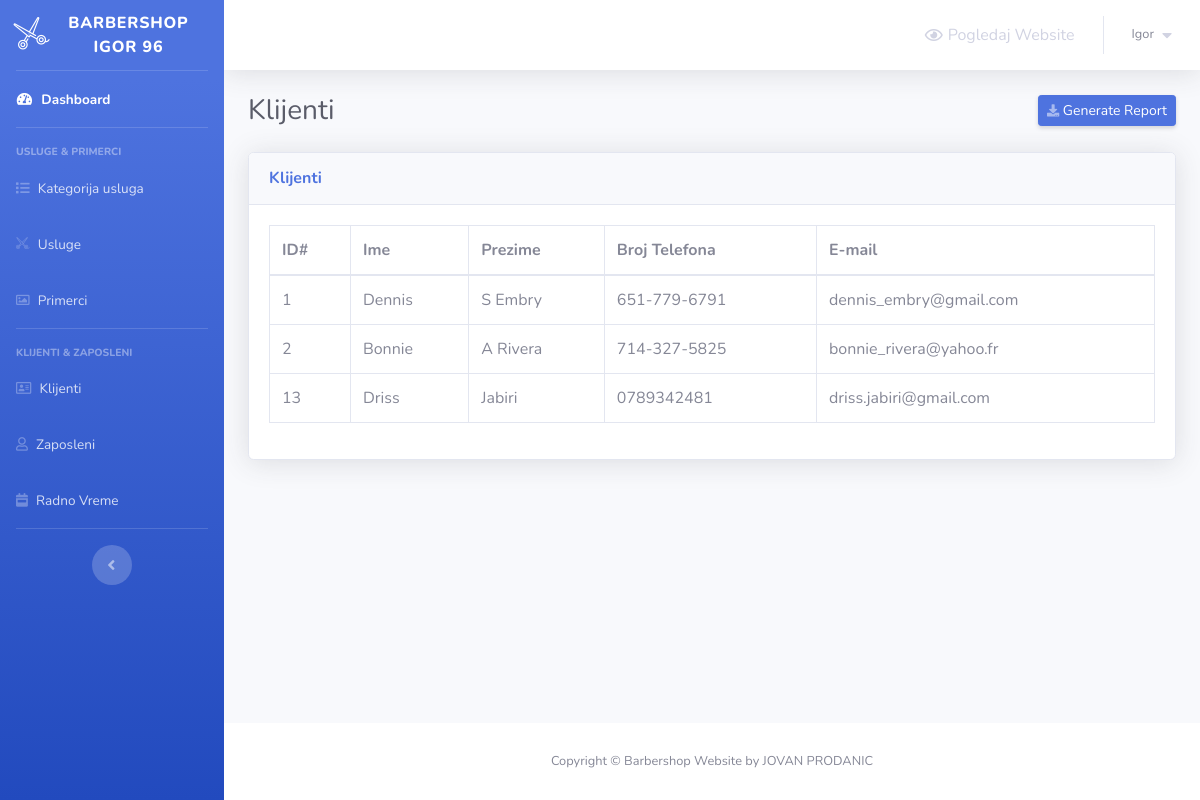
Screenshot of /barber-admin/clients.php (signed in) with the database file from the repository.
### tables this page shows
CREATE TABLE `clients` (
  `client_id` int(5) NOT NULL,
  `first_name` varchar(30) NOT NULL,
  `last_name` varchar(30) NOT NULL,
  `phone_number` varchar(30) NOT NULL,
  `client_email` varchar(50) NOT NULL
);

### barber-admin/clients.php (the view, shortened to what this page needs)
<?php
    include 'connect.php';
    include 'Includes/templates/header.php';
    if(isset($_SESSION['username_barbershop_Xw211qAAsq4']) && isset($_SESSION['password_barbershop_Xw211qAAsq4']))
    {
?>
        <div class="container-fluid">
            <div class="d-sm-flex align-items-center justify-content-between mb-4">
                <h1 class="h3 mb-0 text-gray-800">Klijenti</h1>
                <a href="#" class="d-none d-sm-inline-block btn btn-sm btn-primary shadow-sm">
                    <i class="fas fa-download fa-sm text-white-50"></i>
                    Generate Report
                </a>
            </div>
            <?php
                $stmt = $con->prepare("SELECT * FROM clients");
                $stmt->execute();
                $rows_clients = $stmt->fetchAll();
            ?>
            <div class="card shadow mb-4">
                <div class="card-header py-3">
                    <h6 class="m-0 font-weight-bold text-primary">Klijenti</h6>
                </div>
                <div class="card-body">
                    <div class="table-responsive">
                        <table class="table table-bordered">
                            <thead>
                                <tr>
                                    <th scope="col">ID#</th>
                                    <th scope="col">Ime</th>
                                    <th scope="col">Prezime</th>
                                    <th scope="col">Broj Telefona</th>
                                    <th scope="col">E-mail</th>
                                </tr>
                            </thead>
                            <tbody>
                                <?php
                                    foreach($rows_clients as $client)
                                    {
                                        echo "<tr>";
                                            echo "<td>";
                                                echo $client['client_id'];
                                            echo "</td>";
                                            echo "<td>";
                                                echo $client['first_name'];
                                            echo "</td>";
                                            echo "<td>";
                                                echo $client['last_name'];
                                            echo "</td>";
                                            echo "<td>";
                                                echo $client['phone_number'];
                                            echo "</td>";
                                            echo "<td>";
                                                echo $client['client_email'];
                                            echo "</td>";
                                        echo "</tr>";
                                    }
                                ?>
                            </tbody>
                        </table>
                    </div>
                </div>
            </div>
        </div>
<?php
        include 'Includes/templates/footer.php';
    }
    else
    {
        header('Location: login.php');
        exit();
    }
?>

### rows the page displays
clients: client_id "1", first_name "Dennis", last_name "S Embry", phone_number "651-779-6791", client_email "dennis_embry@gmail.com"
clients: client_id "2", first_name "Bonnie", last_name "A Rivera", phone_number "714-327-5825", client_email "bonnie_rivera@yahoo.fr"
clients: client_id "13", first_name "Driss", last_name "Jabiri", phone_number "0789342481", client_email "driss.jabiri@gmail.com"

### other values shown
$_SESSION['username_barbershop_Xw211qAAsq4'] "Igor"
